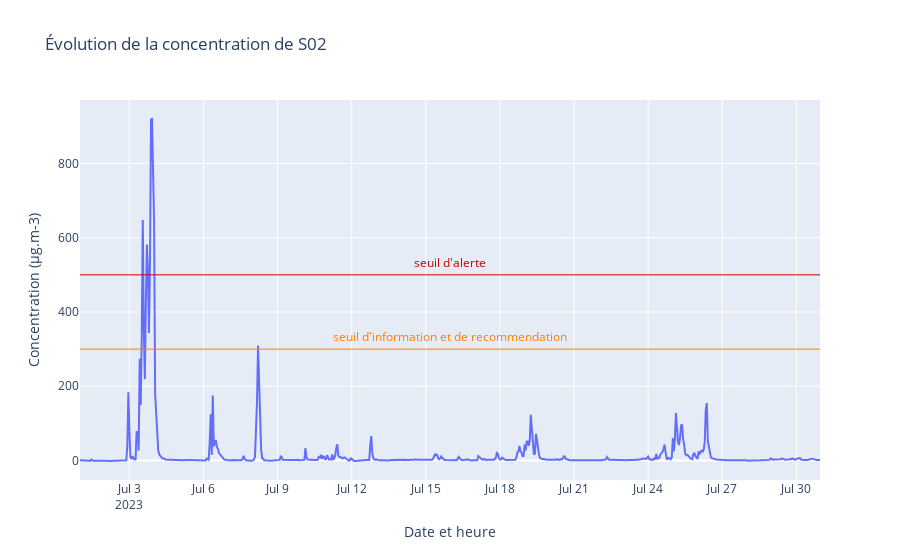

The notebook cell saved with this chart:
### Markdown cell above
Mise en forme des données

### Code cell
fig = px.line(filtered_df, x="date_debut", y="valeur", title="Évolution de la concentration de S02")

fig.update_layout(
    xaxis_title="Date et heure",
    yaxis_title="Concentration (µg.m-3)"
)

# seuil d'information et de recommendation (plotly version 5.14 or higher)
fig.add_hline(y=300, line_width=1, line_color="rgb(256, 126, 0)", label=dict(
    text="seuil d'information et de recommendation",
    textposition="bottom right",
    font=dict(color="rgb(256, 126, 0)")
))
# seuil d'alerte (plotly version 5.14 or higher)
fig.add_hline(y=500, line_width=1, line_color="rgb(204, 0, 0)", label=dict(
    text="seuil d'alerte",
    textposition="top right",
    font=dict(color="rgb(204, 0, 0)")
))

fig.show()

### Figure 1 — Plotly figure (JSON) as saved in the notebook; plotly's stock layout.template omitted (floating-point values rounded to 4 significant figures; data arrays with more than 128 entries replaced by an {"elided": "..."} marker saying what was removed)
{"data": [{"hovertemplate": "date_debut=%{x}<br>valeur=%{y}<extra></extra>", "legendgroup": "", "line": {"color": "#636efa", "dash": "solid"}, "marker": {"symbol": "circle"}, "mode": "lines", "name": "", "orientation": "v", "showlegend": false, "type": "scatter", "x": {"elided": "720 str values"}, "xaxis": "x", "y": {"elided": "720 float values"}, "yaxis": "y"}], "layout": {"legend": {"tracegroupgap": 0}, "shapes": [{"label": {"font": {"color": "rgb(256, 126, 0)"}, "text": "seuil d'information et de recommendation", "textposition": "bottom right"}, "line": {"color": "rgb(256, 126, 0)", "width": 1}, "type": "line", "x0": 0, "x1": 1, "xref": "x domain", "y0": 300, "y1": 300, "yref": "y"}, {"label": {"font": {"color": "rgb(204, 0, 0)"}, "text": "seuil d'alerte", "textposition": "top right"}, "line": {"color": "rgb(204, 0, 0)", "width": 1}, "type": "line", "x0": 0, "x1": 1, "xref": "x domain", "y0": 500, "y1": 500, "yref": "y"}], "title": {"text": "Évolution de la concentration de S02"}, "xaxis": {"anchor": "y", "domain": [0, 1], "title": {"text": "Date et heure"}}, "yaxis": {"anchor": "x", "domain": [0, 1], "title": {"text": "Concentration (µg.m-3)"}}}}
